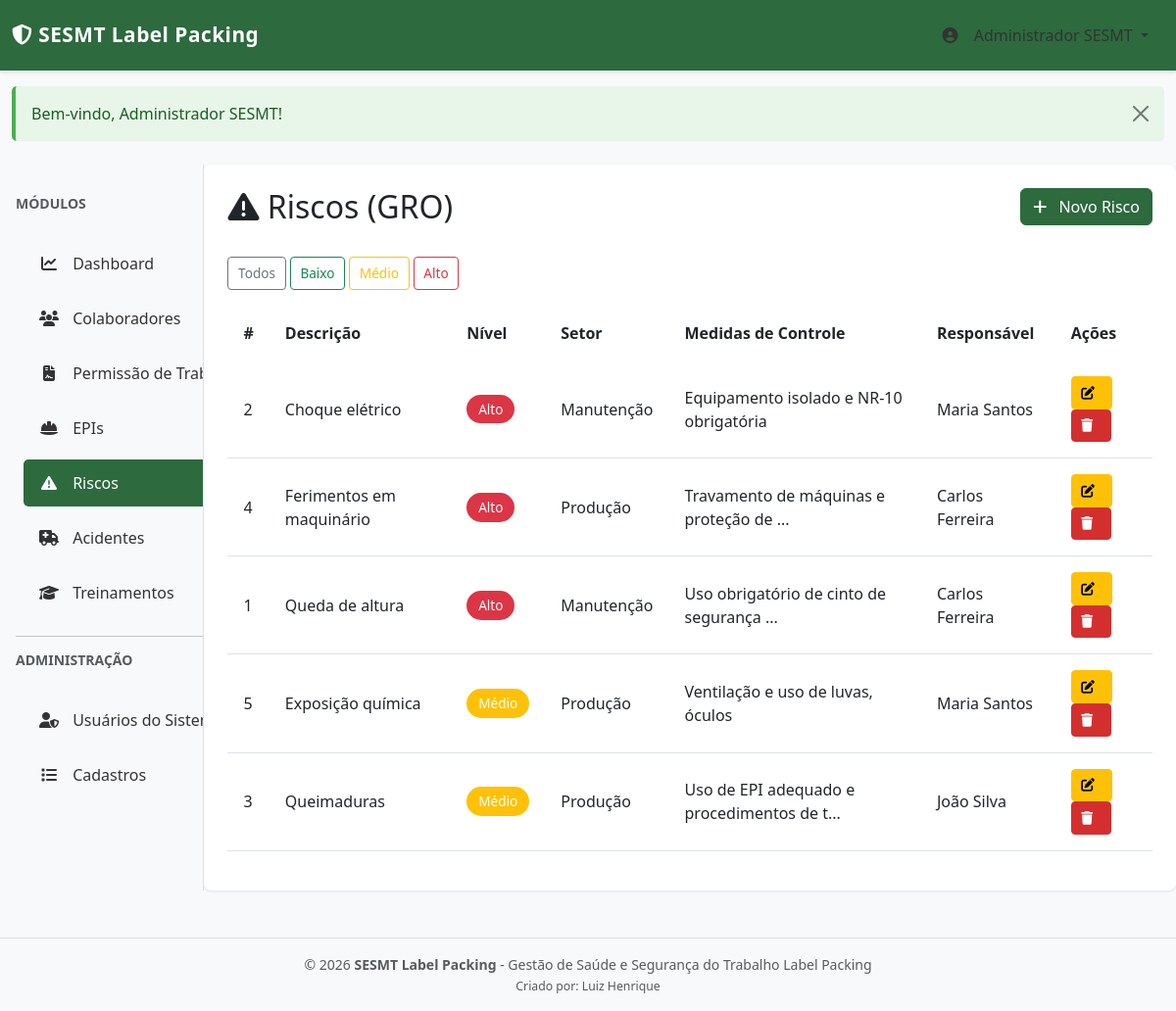
Page /index.php?page=risks (signed in) on the committed database.
### tables this page shows
CREATE TABLE IF NOT EXISTS risks (
    id INT PRIMARY KEY AUTO_INCREMENT,
    description TEXT NOT NULL,
    level ENUM('baixo', 'medio', 'alto') NOT NULL,
    department VARCHAR(255),
    control_measures TEXT,
    responsible_person VARCHAR(255),
    created_at TIMESTAMP DEFAULT CURRENT_TIMESTAMP,
    updated_at TIMESTAMP DEFAULT CURRENT_TIMESTAMP ON UPDATE CURRENT_TIMESTAMP,
    INDEX idx_level (level),
    INDEX idx_department (department)
);

### config/constants.php (called while the page is built, shortened)
<?php
$RISK_LEVELS = [
    'baixo' => 'Baixo',
    'medio' => 'Médio',
    'alto' => 'Alto'
];
$RISK_COLORS = [
    'baixo' => 'success',
    'medio' => 'warning',
    'alto' => 'danger'
];
?>

### config/database.php (called while the page is built, shortened)
<?php
class Database {
    private static $instance = null;
    private $connection;
    private $host = 'localhost';
    private $db_name = 'sesmt_db';
    private $db_user = 'root';
    private $db_pass = '';
    private $charset = 'utf8mb4';
    private function connect() {
        try {
            $this->connection = new mysqli(
                $this->host,
                $this->db_user,
                $this->db_pass,
                $this->db_name
            );
            $this->connection->set_charset($this->charset);
        } catch (Exception $e) {
            die("Erro de conexão: " . $e->getMessage() .
                "<br><br>Verifique se o MySQL está rodando e se o banco 'sesmt_db' foi criado.<br>" .
                "Importe o arquivo database.sql via phpMyAdmin.");
        }
    }
    public static function getInstance() {
        if (self::$instance === null) {
            self::$instance = new self();
        }
        return self::$instance;
    }
    public function execute($query, $params = [], $types = '') {
        $stmt = $this->connection->prepare($query);
        if (!empty($params)) {
            $stmt->bind_param($types, ...$params);
        }
        if (!$stmt->execute()) {
            throw new Exception("Erro ao executar query: " . $stmt->error);
        }
        return $stmt;
    }
    public function fetchAll($query, $params = [], $types = '') {
        $stmt = $this->execute($query, $params, $types);
        $result = $stmt->get_result();
        $data = [];
        while ($row = $result->fetch_assoc()) {
            $data[] = $row;
        }
        return $data;
    }
    public function fetchOne($query, $params = [], $types = '') {
        $stmt = $this->execute($query, $params, $types);
        $result = $stmt->get_result();
        $data = $result->fetch_assoc();
        return $data;
    }
}
?>

### models/Risk.php (called while the page is built, shortened)
<?php
class Risk {
    public function getAll($limit = null, $offset = 0, $level = null) {
        $query = "SELECT * FROM risks";
        $params = [];
        $types = '';
        $query .= " ORDER BY level DESC, description ASC";
        if ($limit) {
            $query .= " LIMIT ? OFFSET ?";
            $params[] = $limit;
            $params[] = $offset;
            $types .= 'ii';
        }
        return Database::getInstance()->fetchAll($query, $params, $types);
    }
    public function count() {
        $query = "SELECT COUNT(*) as total FROM risks";
        $result = Database::getInstance()->fetchOne($query);
        return $result ? $result['total'] : 0;
    }
}
?>

### views/risks/list.php (the view, shortened to what this page needs)
<?php
global $RISK_LEVELS, $RISK_COLORS;
?>
<div class="row mb-4">
    <div class="col-md-8">
        <h2><i class="fas fa-exclamation-triangle"></i> Riscos (GRO)</h2>
    </div>
    <div class="col-md-4 text-end">
        <a href="<?php echo APP_URL; ?>/index.php?page=risks&action=create" class="btn btn-primary">
            <i class="fas fa-plus"></i> Novo Risco
        </a>
    </div>
</div>
<div class="mb-3">
    <a href="<?php echo APP_URL; ?>/index.php?page=risks" class="btn btn-outline-secondary btn-sm">Todos</a>
    <?php foreach ($RISK_LEVELS as $key => $name): ?>
        <a href="<?php echo APP_URL; ?>/index.php?page=risks&level=<?php echo $key; ?>"
           class="btn btn-outline-<?php echo $RISK_COLORS[$key]; ?> btn-sm">
            <?php echo htmlspecialchars($name); ?>
        </a>
    <?php endforeach; ?>
</div>
<div class="table-responsive">
    <table class="table table-hover">
        <thead>
            <tr>
                <th>#</th>
                <th>Descrição</th>
                <th>Nível</th>
                <th>Setor</th>
                <th>Medidas de Controle</th>
                <th>Responsável</th>
                <th>Ações</th>
            </tr>
        </thead>
        <tbody>
            <?php if (empty($risks)): ?>
                <tr>
                    <td colspan="7" class="text-center text-muted py-4">Nenhum risco encontrado</td>
                </tr>
            <?php else: ?>
                <?php foreach ($risks as $r): ?>
                    <tr>
                        <td><?php echo $r['id']; ?></td>
                        <td><?php echo htmlspecialchars(truncate($r['description'], 50)); ?></td>
                        <td>
                            <span class="badge bg-<?php echo $RISK_COLORS[$r['level']]; ?>">
                                <?php echo htmlspecialchars($RISK_LEVELS[$r['level']]); ?>
                            </span>
                        </td>
                        <td><?php echo htmlspecialchars($r['department'] ?? '-'); ?></td>
                        <td><?php echo htmlspecialchars(truncate($r['control_measures'] ?? '', 40)); ?></td>
                        <td><?php echo htmlspecialchars($r['responsible_person'] ?? '-'); ?></td>
                        <td>
                            <a href="<?php echo APP_URL; ?>/index.php?page=risks&action=edit&id=<?php echo $r['id']; ?>"
                               class="btn btn-sm btn-warning" title="Editar">
                                <i class="fas fa-edit"></i>
                            </a>
                            <button class="btn btn-sm btn-danger"
                                    onclick="deleteItem(<?php echo $r['id']; ?>, 'risco')"
                                    title="Deletar">
                                <i class="fas fa-trash"></i>
                            </button>
                        </td>
                    </tr>
                <?php endforeach; ?>
            <?php endif; ?>
        </tbody>
    </table>
</div>

### assets/css/style.css (style rules this page uses)
:root { --sesmt-green: #2d6a3e; --sesmt-red: #d32f2f; --sesmt-yellow: #f57c00; --sesmt-light: #f5f5f5; --sesmt-dark: #1a1a1a; }
body { background-color: #f8f9fa; font-family: 'Segoe UI', Tahoma, Geneva, Verdana, sans-serif; }
.table { border-collapse: collapse; }
.table thead { background-color: var(--sesmt-green); color: white; }
.table thead th { border: none; padding: 1rem; font-weight: 600; }
.table tbody tr { transition: background-color 0.2s ease; }
.table tbody td { padding: 1rem; vertical-align: middle; }
.btn-primary { background-color: var(--sesmt-green); border-color: var(--sesmt-green); }
.btn-danger { background-color: var(--sesmt-red); border-color: var(--sesmt-red); }
.btn-sm { padding: 0.35rem 0.6rem; font-size: 0.85rem; }
.btn i { margin-right: 0.5rem; }
.badge { padding: 0.5rem 0.75rem; border-radius: 20px; font-size: 0.85rem; font-weight: 500; }

### views/layouts/header.php (style rules this page uses)
:root { --sesmt-green: #2d6a3e; --sesmt-red: #d32f2f; --sesmt-light: #f5f5f5; }

### rows in the picture
risks: id "2", description "Choque elétrico", level "Alto", department "Manutenção", control_measures "Equipamento isolado e NR-10 obrigatória", responsible_person "Maria Santos"
risks: id "4", description "Ferimentos em maquinário", level "Alto", department "Produção", control_measures "Travamento de máquinas e proteção de ...", responsible_person "Carlos Ferreira"
risks: id "1", description "Queda de altura", level "Alto", department "Manutenção", control_measures "Uso obrigatório de cinto de segurança ...", responsible_person "Carlos Ferreira"
risks: id "5", description "Exposição química", level "Médio", department "Produção", control_measures "Ventilação e uso de luvas, óculos", responsible_person "Maria Santos"
risks: id "3", description "Queimaduras", level "Médio", department "Produção", control_measures "Uso de EPI adequado e procedimentos de t...", responsible_person "João Silva"

### other values in the picture
APP_NAME "SESMT Label Packing"
$user['name'] "Administrador SESMT"
$name "Baixo"
$name "Médio"
$name "Alto"
APP_CREATOR "Luiz Henrique"
